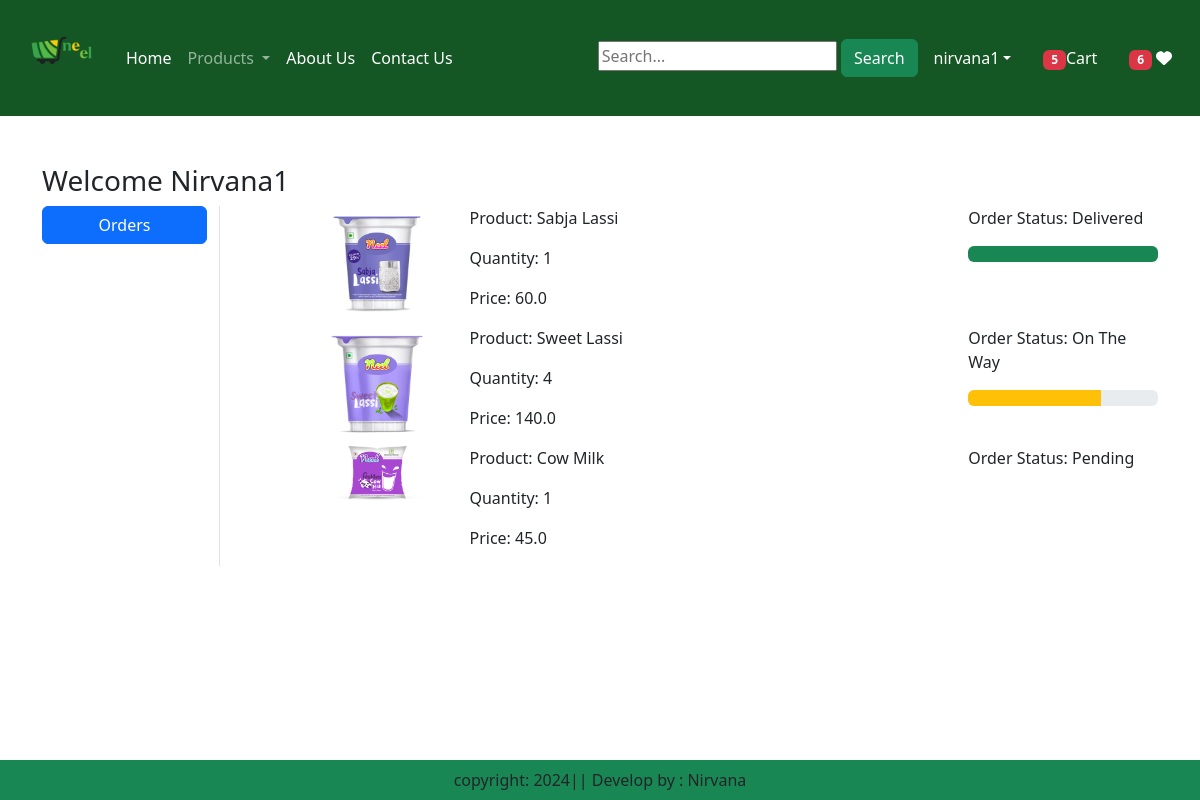
/orders/ (signed in), run on the app's committed database.
### app1/models.py (models this page shows, shortened)
class OrderPlaced (models.Model):
    user= models.ForeignKey (User, on_delete=models.CASCADE)
    customer= models.ForeignKey(Customer, on_delete=models.CASCADE)
    product = models. ForeignKey (Product, on_delete=models.CASCADE)
    quantity=models. PositiveIntegerField(default=1)
    ordered_date = models.DateTimeField(auto_now_add=True)
    status = models.CharField(max_length=50, choices=STATUS_CHOICES, default='Pending')
    payment = models. ForeignKey (Payment, on_delete=models.CASCADE, default="")
    @property
    def total_cost(self):
        return self.quantity * self.product.discounted_price

class Product(models.Model):
    title = models.CharField(max_length=100)
    selling_price = models.FloatField()
    discounted_price = models.FloatField()
    description = models.TextField()
    composition = models.TextField(default='')
    prodapp = models.TextField(default='')
    category = models.CharField(choices=CATEGORY_CHOICES, max_length=2)
    product_image = models.ImageField(upload_to='product')

### app1/views.py (the view)
# urls.py: path('orders/', views.orders, name='orders'),
@login_required
def orders(request):
    totalitem = 0
    wishitem = 0
    if request.user.is_authenticated:
        totalitem = len(Cart.objects.filter(user=request.user))
        wishitem = len(Wishlist.objects.filter(user=request.user))
    order_placed = OrderPlaced.objects.filter(user=request.user)
    if not order_placed.exists():
        messages.info(request, "You have no orders yet.")
    return render(request, 'app1/orders.html', locals())

### app1/templates/app1/orders.html (shortened to what this page needs)
{% extends 'app1/base.html' %}
{% load static %}
{% block main-content %}
<div class="container my-5">
    <div class="row">
    <h3>Welcome <span class="text-capitalize">{{request.user}}</span></h3>
        <div class="col-sm-2 border-end">
            <ul class="list-unstyled">
                <li class="d-grid"><a href="{% url 'orders' %}" class="btn btn-primary">Orders</a></li>
            </ul>
        </div>
            <div class="col-sm-9 offset-sm-1">
                {% for op in order_placed %}
                <div class="row">
                    <div class="col-sm-2">
                        <img src="{{op.product.product_image.url}}" class="img-fluid" height="100" width="100"/>
                    </div>
                    <div class="col-sm-7">
                        <p>Product: {{op.product.title}}</p>
                        <p>Quantity: {{op.quantity}}</p>
                        <p>Price: {{op.total_cost}}
                    </div>
                    <div class="col-sm-3">
                        <p> Order Status: {{op.status}} </p>
                        {% if op.status == 'On The Way' %}
                        <div class="progress">
                            <div class="progress-bar bg-warning" role="progressbar" style="width: 70%" aria-valuenow="70" aria-valuemin="0"aria-valuemax="100">
                            </div>
                        </div>
                        {% endif %}
                        {% if op.status == 'Delivered' %}
                        <div class="progress">
                            <div class="progress-bar bg-success" role="progressbar" style="width: 100%" aria-valuenow="100" aria-valuemin="0"aria-valuemax="100">
                            </div>
                        </div>
                        {% endif %}
                    </div>
                </div>
                {% endfor %}
            </div>
        </div>
{% endblock main-content  %}

### app1/templates/app1/base.html (shortened to what this page needs)
<!DOCTYPE html>
{% load static %}
<html lang="en">
<head>
    <link href="https://cdn.jsdelivr.net/npm/bootstrap@5.3.3/dist/css/bootstrap.min.css" rel="stylesheet">
    <link rel="stylesheet" href="{% static "app1/css/owl.carousel.min.css" %}">
    <link rel="stylesheet" href="{% static "app1/css/all.min.css" %}">
    <link rel="stylesheet" href="{% static "app1/css/style.css" %}">
</head>
<body>
    <nav class="navbar navbar-expand-lg navbar-dark" style="background-color: #155724; ">
        <div class="container-fluid">
          <a class="navbar-brand" href="#">
            <img src="{% static "app1/images/1.png" %}" width="90" height="90">
          </a>
          <div class="collapse navbar-collapse" id="navbarSupportedContent">
            <ul class="navbar-nav me-auto mb-2 mb-lg-0">
              {% if request.user.is_authenticated %}
              <li class="nav-item">
                <a class="nav-link active" aria-current="page" href="/">Home</a>
              </li>
              <li class="nav-item dropdown">
                <a class="nav-link dropdown-toggle" href="#" role="button" data-bs-toggle="dropdown" aria-expanded="false">
                  Products
                </a>
              </li>
              <li class="nav-item">
                <a class="nav-link text-white" href="{%url 'about' %}">About Us</a>
              </li>
              <li class="nav-item">
                <a class="nav-link text-white" href="{%url 'contact' %}">Contact Us</a>
              </li>
            </ul>
            <form method="get" action="{% url 'search' %}">
              <input type="text" name="search" placeholder="Search..." required value="{{ query|default:'' }}" />
              <button type="submit" class="btn btn-success">Search</button>
            </form>
          </div>
          <ul class="navbar-nav me-auto mb-2 mb-lg-0">
            <li class="nav-item dropdown mx-2">
                <a class="nav-link dropdown-toggle text-white" href="#"
                id="profileDropdown" role="button" data-bs-toggle="dropdown"
                aria-expanded="false">{{request.user}}</a>
            <li class="nav-item mx-2">
                <a href="{% url 'showcart' %}" class="nav-link text-white"><span class ="badge bg-danger">{%if totalitem > 0 %} {{totalitem}} {% endif%}</span>Cart</a>
            </li>
            <li class="nav-item mx-2">
              <a href="{% url 'showwishlist' %}" class="nav-link text-white">
                  {% if wishitem > 0 %}
                      <span class="badge bg-danger">{{ wishitem }}</span>
                  {% else %}
                      <span class="badge bg-secondary">0</span>
                  {% endif %}
                  <i class="fa fa-heart"></i>
              </a>
          </li>
            {% endif %}
        </ul>
    </div>
</nav>
    {% block main-content %}{% endblock main-content %}
    <footer class="container-fluid fixed-bottom bg-success text-center p-2 mt-5">
        copyright: 2024|| Develop by : Nirvana
    </footer>
</body>
</html>

### data on the page
OrderPlaced: product.product_image (picture), product "Sabja Lassi", quantity "1", total_cost "60.0", status "Delivered"
OrderPlaced: product.product_image (picture), product "Sweet Lassi", quantity "4", total_cost "140.0", status "On The Way"
OrderPlaced: product.product_image (picture), product "Cow Milk", quantity "1", total_cost "45.0", status "Pending"

### other printed values
{{ request.user }} "nirvana1"
{{ totalitem }} "5"
{{ wishitem }} "6"
{{ request.user }} "Nirvana1"
